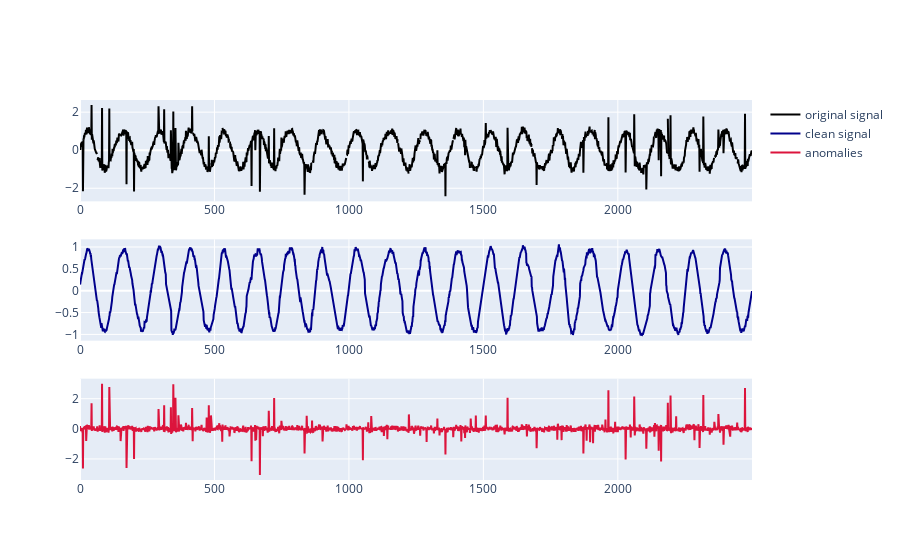

Notebook source saved alongside this figure:
### Markdown cell above
**RPCA**

### Code cell
%%time

rpca = RPCA(signal=samples.tolist(), period=20)
rpca.prepare_data()
rpca.compute_rpca()
rpca.plot_matrices()
rpca.plot_signal()

### Figure 1 — Plotly figure (JSON) as saved in the notebook; plotly's stock layout.template omitted (floating-point values rounded to 4 significant figures; data arrays with more than 128 entries replaced by an {"elided": "..."} marker saying what was removed)
{"data": [{"line": {"color": "black"}, "name": "original signal", "type": "scatter", "x": {"elided": "2500 int values"}, "xaxis": "x", "y": {"elided": "2500 float values"}, "yaxis": "y"}, {"line": {"color": "darkblue"}, "name": "clean signal", "type": "scatter", "x": {"elided": "2500 int values"}, "xaxis": "x2", "y": {"elided": "2500 float values"}, "yaxis": "y2"}, {"line": {"color": "crimson"}, "name": "anomalies", "type": "scatter", "x": {"elided": "2500 int values"}, "xaxis": "x3", "y": {"elided": "2500 float values"}, "yaxis": "y3"}], "layout": {"xaxis": {"anchor": "y", "domain": [0, 1]}, "xaxis2": {"anchor": "y2", "domain": [0, 1]}, "xaxis3": {"anchor": "y3", "domain": [0, 1]}, "yaxis": {"anchor": "x", "domain": [0.7333, 1]}, "yaxis2": {"anchor": "x2", "domain": [0.3667, 0.6333]}, "yaxis3": {"anchor": "x3", "domain": [0, 0.2667]}}}
